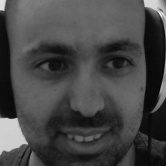
#> input picture AI/face.jpg, 166 x 166 px
$ python -i recognition_face.py   (imports and definitions only)
#> lines starting #> are read from the running program, lines starting #| are printed output that depends on the picture; after the words box and inside, x2 and y2 are one past the last pixel; in counts of white or black regions, pixels touching at a corner belong together
import cv2

# add this line if cv2.data isnt found
# export PYTHONPATH=/usr/local/lib/python2.7/site-packages:$PYTHONPATH

class FaceDetector:
    def __init__(self, a_frame):
        cascade_path = cv2.data.haarcascades + 'haarcascade_frontalface_default.xml'

        self.face_cascade = cv2.CascadeClassifier(cascade_path)
        self.frame = a_frame

    def detect_faces(self):
            for _ in range(5):
                gray = cv2.cvtColor(self.frame, cv2.COLOR_BGR2GRAY)
                faces = self.face_cascade.detectMultiScale(gray, scaleFactor=1.3, minNeighbors=5, minSize=(30, 30))
                face_region = None

                if len(faces) != 0:
                    for (x, y, w, h) in faces:
                        cv2.rectangle(self.frame, (x, y), (x+w, y+h), (0, 255, 0), 2)
                        face_region = gray[y:y+h, x:x+w]
                    return face_region, [(x, y, w, h)]

                else:
                    self.rotate_image(self.frame, angle = 36)

                (x, y, w, h) = (-1,-1,-1,-1)
                return face_region, [(x, y, w, h)]

                # [6 lines of commented-out code are left out]

    def rotate_image(self, image, angle):
        height, width = image.shape[:2]
        rotation_matrix = cv2.getRotationMatrix2D((width / 2, height / 2), angle, 1)
        rotated_image = cv2.warpAffine(image, rotation_matrix, (width, height), flags=cv2.INTER_LINEAR)
        return rotated_image

    def save_face_to_file(self, face_region):
        file_path = 'face.jpg'
        cv2.imwrite(file_path, face_region)
        print(f"Face saved to {file_path}")

    def convert_to_jpeg(self, image_array):
        _, jpeg_data = cv2.imencode('.jpg', image_array)
        jpeg_bytes = jpeg_data.tobytes()

        return jpeg_bytes

>>> import cv2
>>> picture = cv2.imread('../face.jpg')
#> picture is the input picture: shape (166, 166, 3); min 3, max 248, mean 70.4
#> the loop in detect_faces, `for _ in range(5):` made 1 pass
#> faces on pass 1: [[7, 6, 151, 151]]
#> after the loop in detect_faces, `for _ in range(5):`:
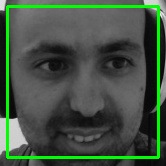
#> self.frame: shape (166, 166, 3); 6.56% of pixels changed, all inside (x1, y1, x2, y2) = (6, 5, 160, 159)
>>> result = FaceDetector(picture).detect_faces()

$ run again, on AI/object.jpg
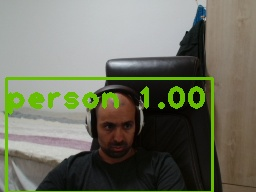
#> input picture AI/object.jpg, 256 x 192 px
#> picture is the input picture: shape (192, 256, 3); mean B, G, R 98.4, 114.3, 111.7
#> the loop in detect_faces, `for _ in range(5):` made 1 pass
#> faces on pass 1: [[93, 108, 51, 51]]
#> pass 1, in detect_faces, `gray = cv2.cvtColor(self.frame, cv2.COLOR_BGR2GRAY)`:
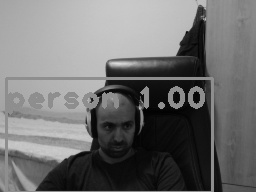
#> gray: shape (192, 256); min 0, max 218, mean 111.8
#> after the loop in detect_faces, `for _ in range(5):`:
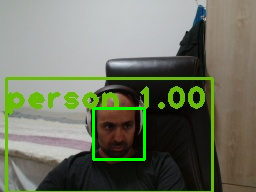
#> self.frame: shape (192, 256, 3); 1.24% of pixels changed, all inside (x1, y1, x2, y2) = (92, 107, 146, 161)
